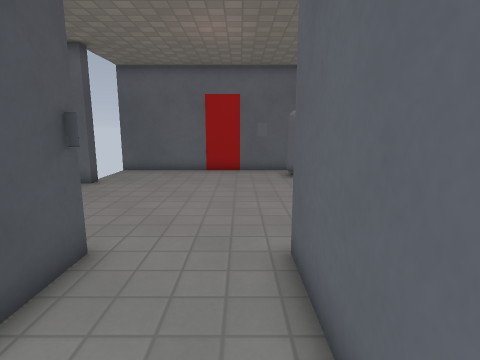
View 1 (above)

16 first-person views from a walk through a level from a Godot 3-D game. The camera is 1.2 m above the floor, tilts 10° down and sees 80° across. The floor is counted in squares, 0.5 m on a side. Each view is taken from the middle of a square. On the plan, view 1 faces up. The plan holds only what a view shows up to about 18 squares ahead; the rest is blank. Surface patterns are stand-ins for the level's own textures.

View 2
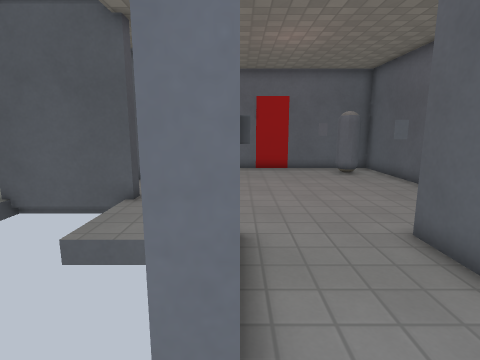

View 3
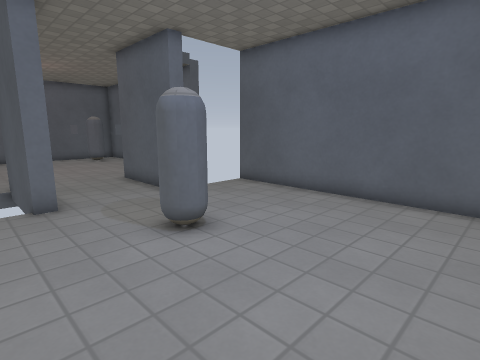

View 4
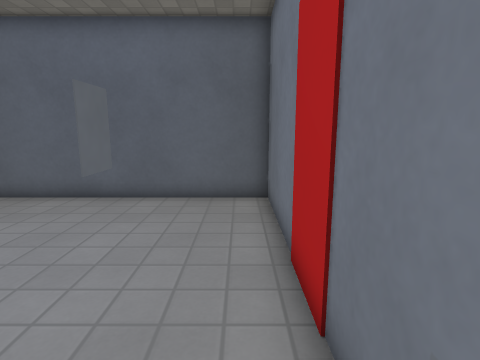

View 5
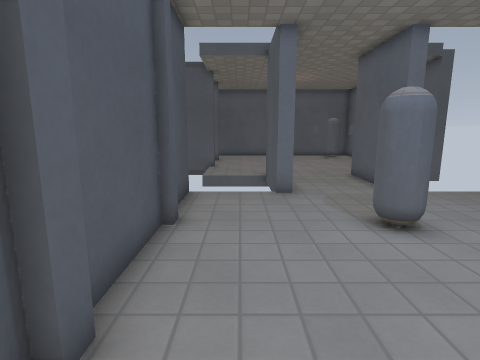

View 6
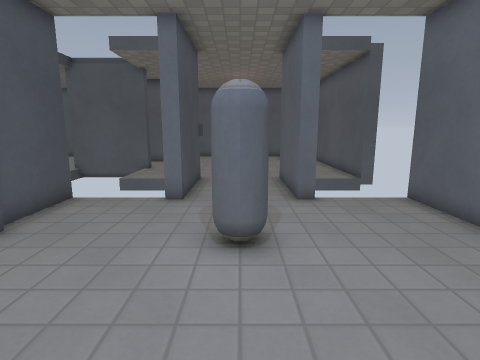

View 7
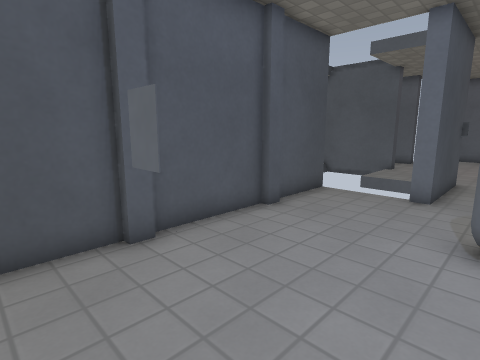

View 8
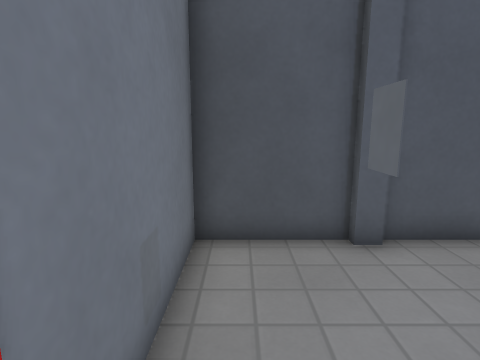

View 9
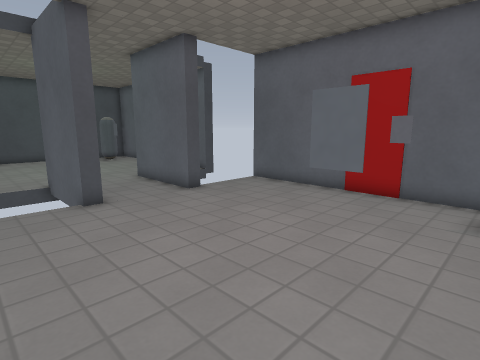

View 10
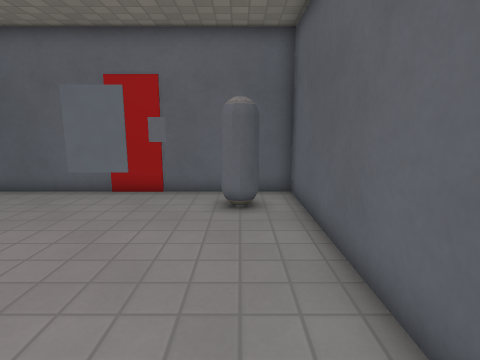

View 11
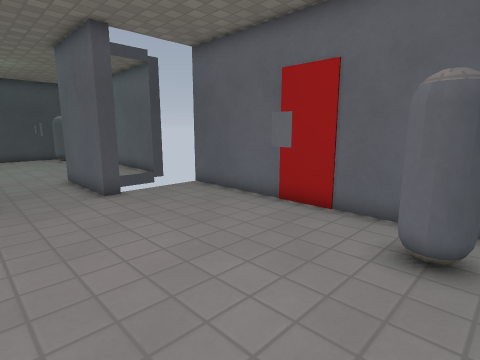

View 12
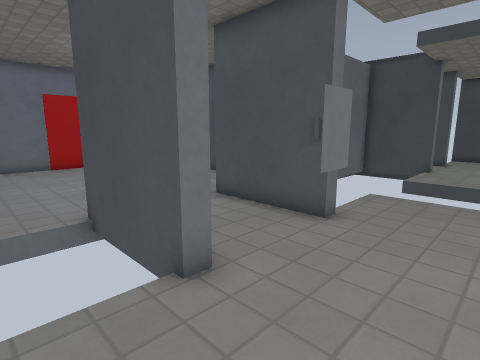

View 13
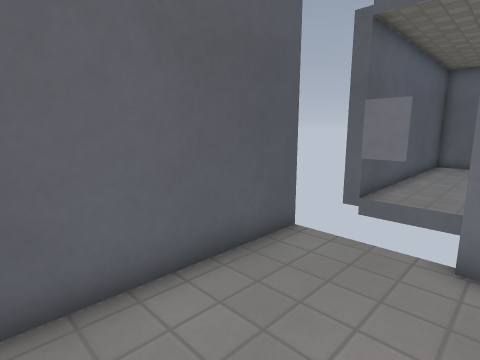

View 14
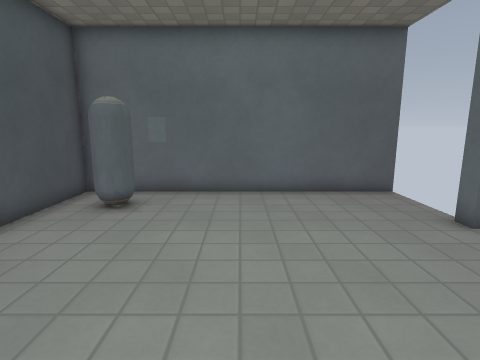

View 15
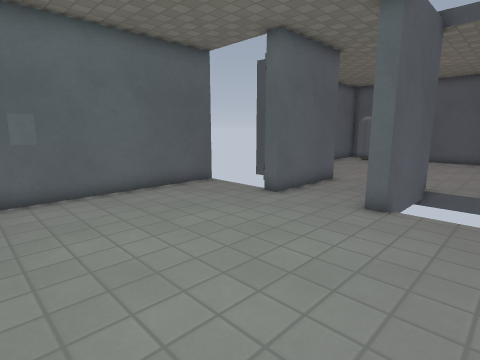

View 16
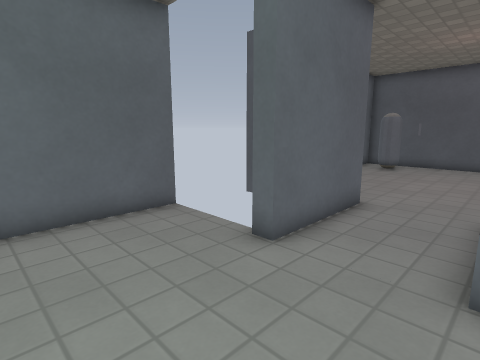

### Floor plan
Key: @ floor where view 1 was taken; # wall or solid block; . floor; D closed door.
Columns run from 23 left of view 1 to 5 right of it. Each row starts with its distance up from view 1.
 17   ###########   #####DDD###
 16   #.........     .........#
 15 ###.........     .........###
 14 #...........     ...........#
 13 #...#.......#####.......#...#
 12  ..........#................#
 11  ...........................#
 10   ..........................#
  9    .........#####...........#
  8    .........     ........#..#
  7     ........     ...........#
  6    . .......     ...........#
  5       ..#          ##...##  #
  4         #          ##...##
  3         #           #...#
  2         #          ##...##
  1                 #  ##...##  #
  0                 #......@....#
 -1                 #...........#
 -2                 #...........#
 -3                 #.....#.....#
 -4                 #...........#
 -5                 #...........#
 -6                 #...........#
 -7                 #...........#
 -8                 #...........#
 -9                 #...#.......#
-10                 #...........#
-11                 #####DDD#####

Where each view was taken, in squares from view 1:
view 1: 0 up, 0 right, facing up
view 2: 1 down, 3 left, facing up
view 3: 9 down, 5 left, facing up-right
view 4: 10 down, 5 left, facing right
view 5: 10 down, 5 left, facing up
view 6: 9 down, 1 left, facing up
view 7: 10 down, 1 left, facing up-left
view 8: 10 down, 1 left, facing left
view 9: 6 up, 3 right, facing up-left
view 10: 6 up, 3 right, facing up
view 11: 9 up, 4 right, facing up-left
view 12: 9 up, 4 right, facing down-left
view 13: 11 up, 1 right, facing down-right
view 14: 6 up, 17 left, facing up
view 15: 6 up, 20 left, facing up-right
view 16: 9 up, 16 left, facing up-right
